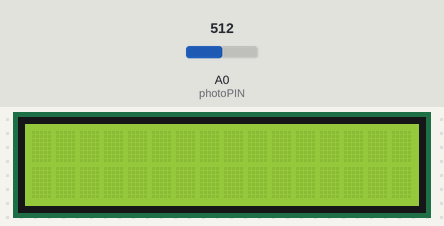
This sketch was run on a simulated Arduino Uno, built with avr-gcc and run on an emulated ATmega328P. Parts: 16×2 character LCD. The test bench sets the inputs (shaded band); at power-on: A0 (photoPIN) = 512.

Above: at 1.2 s.
1.3 s: A0 (photoPIN) set to 495
At 1.44 s:
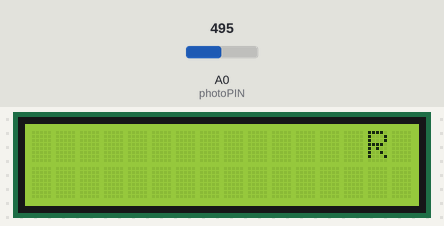
At 1.95 s:
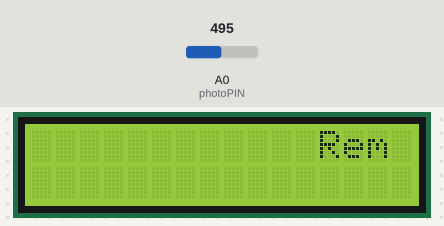
8.1 s: A0 (photoPIN) set to 511
10.3 s: A0 (photoPIN) set to 306
At 10.71 s:
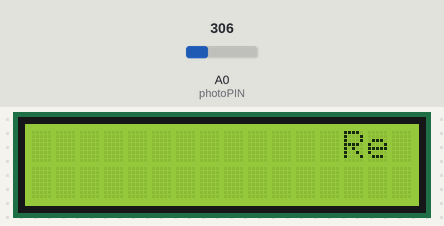
Timing chart, 0 to 13.3 s (numbered marks = the images above; inputs shaded):
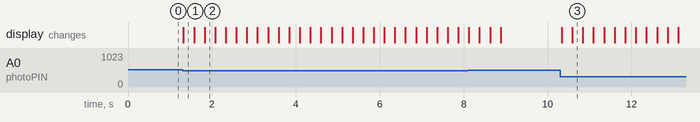

The sketch:

doorknob_final.ino
```cpp
/********************************
  DoorKnob Prototype is connecting the LDR sensor with the LCD display.
 ********************************/

// include the library code
#include <Wire.h>
#include <LiquidCrystal_I2C.h>
/**********************************************************/
LiquidCrystal_I2C lcd(0x27, 16, 2); // set the LCD address to 0x27 for a 16 chars and 2 line display
/*********************************************************/

char array1[] = "Reminder"; //Is the first message that will appear after the user being close to the LDR at the first line
char array2[] = "Don't forget your keys"; // Second line is providing the location
int tim = 250;
int positionCounter = 20; // From were the letters will start to scroll

const int photoPIN = 0; // LDR pins
const int LED = 12;
int lightLevel;

int minLight;
int maxLight;
int adjustedLightLevel;

boolean finished = true;

void setup()
{
  lcd.init();  //initialize the lcd
  lcd.backlight();  //open the backlight

  Serial.begin(9600);

  lightLevel = analogRead(photoPIN);  // set up starting light levels
  minLight = lightLevel - 20;
  maxLight = lightLevel;
}
/*********************************************************/
void loop()
{

//if(finished = true){
  lightLevel = analogRead(photoPIN);  // adjust the max and minimum in real time

  if (minLight > lightLevel) {        // this is used later to create values 0-100
    minLight = lightLevel;
  }
  if (maxLight < lightLevel) {
    maxLight = lightLevel;
  }

  // results in values 0-100
  adjustedLightLevel = map(lightLevel, minLight, maxLight, 0, 100);


  if (adjustedLightLevel < 80) { // turn on light if light level < 50

    lcd.setCursor(15, 0); // set the cursor to column 3, line 0
    for (int positionCounter1 = 0; positionCounter1 < 8; positionCounter1++)
    {
      lcd.scrollDisplayLeft();
      lcd.print(array1[positionCounter1]);
      // Print a message to the LCD
      delay(tim);
    }
    lcd.clear();
    lcd.setCursor(15, 1); // set the cursor to column 2, line 1
    for (int positionCounter; positionCounter < 22; positionCounter++)
    {
      lcd.scrollDisplayLeft();
      lcd.print(array2[positionCounter]);
      delay(tim);
    }
    lcd.clear();
    finished = true;
  }

  //Serial.println(adjustedLightLevel);  // dsiplay values in serial monitor
  delay(50);  // slow down to make the serial easier to read

}
/************************************************************/
```

Measured:
- the behaviour switches between 508 and 507 on A0 (photoPIN) (found by bisection; images 0 and 1)
- after the input at 1.3 s, the display: changes at once (image 1)
- after the input at 10.3 s, the display: first changes at once (image 3 shows a later state)
